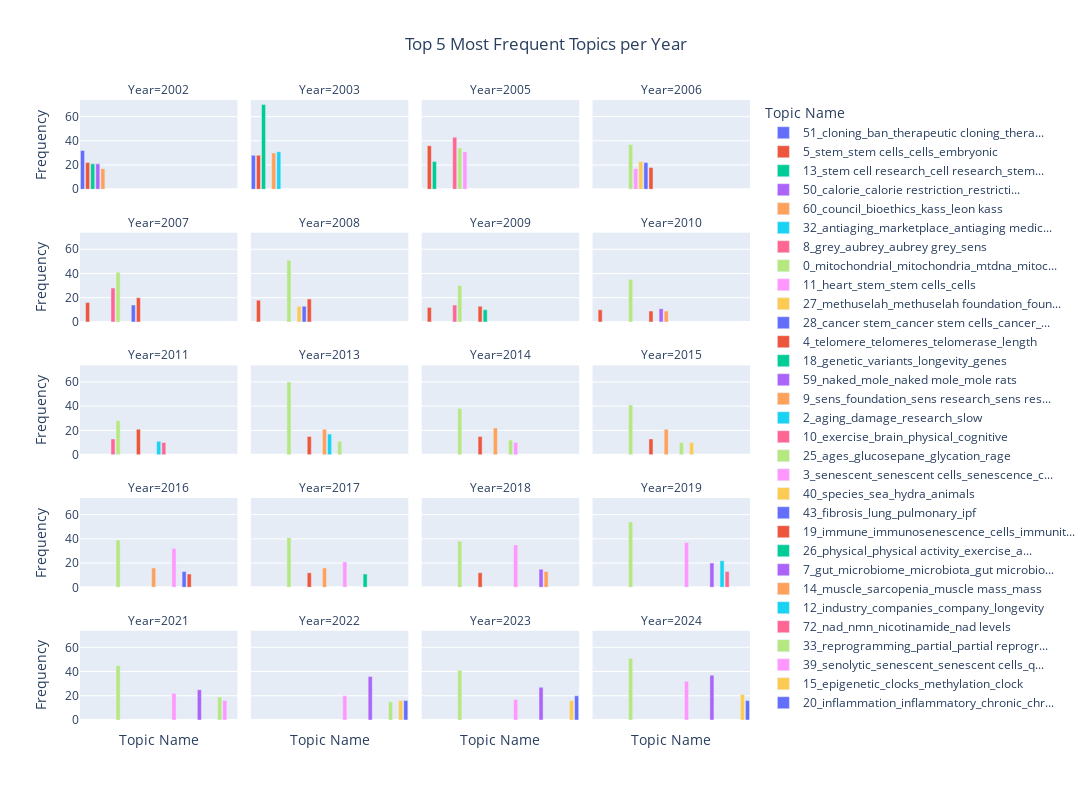

Source (notebook cell):
### Code cell
# Cell 10: Faceted Graph for Maximum Clarity

import plotly.express as px
import pandas as pd

if 'df_ngrams_prepared' in locals():
    print(f"\n--- Generating Faceted Plot: Top 5 Topics per Year ---")

    # 1. Prepare data
    top_topics_per_year_5 = df_ngrams_prepared.groupby('Year').head(5).reset_index(drop=True)
    
    # IMPORTANT: Ensure 'Year' is treated as a category for proper sorting and display
    top_topics_per_year_5['Year'] = top_topics_per_year_5['Year'].astype(str)

    # 2. Create the Faceted Plotly Express Bar Chart
    fig = px.bar(
        top_topics_per_year_5,
        x='Name',           # Put the Topic Name on the x-axis now
        y='Frequency',
        color='Name',       # Still color by name for consistency
        hover_data=['Topic', 'N-Grams_List', 'Frequency'],
        
        # ==============================================================================
        facet_col='Year',         # Create a new column of plots for each year
        facet_col_wrap=4,         # Wrap to a new row after every 4 years
        # ==============================================================================
        
        title='Top 5 Most Frequent Topics per Year',
        labels={'Frequency': 'Frequency', 'Name': 'Topic Name'},
    )
    
    # 3. Customize layout
    # Remove x-axis labels since they are redundant with the color legend
    fig.update_xaxes(showticklabels=False) 
    fig.update_layout(
        height=800, # May need a taller figure to accommodate the rows
        width=1400,
        title_x=0.5,
        legend_title_text='Topic Name'
    )
    
    # Display the interactive plot
    fig.show()
    
    print("✅ Faceted graph generated. Each year has its own subplot for clarity.")
        
else:
    print("The prepared dataframe ('df_ngrams_prepared') is not available. Please run the previous cells first.")
